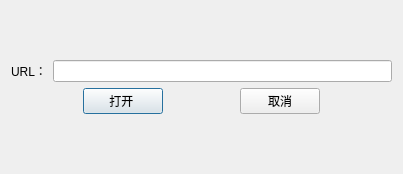
<?xml version="1.0" encoding="UTF-8"?>
<ui version="4.0">
 <class>LinkUrl</class>
 <widget class="QDialog" name="LinkUrl">
  <property name="geometry">
   <rect>
    <x>0</x>
    <y>0</y>
    <width>403</width>
    <height>174</height>
   </rect>
  </property>
  <property name="windowTitle">
   <string>Dialog</string>
  </property>
  <layout class="QGridLayout" name="gridLayout">
   <item row="0" column="0">
    <layout class="QVBoxLayout" name="verticalLayout">
     <item>
      <layout class="QHBoxLayout" name="horizontalLayout">
       <item>
        <widget class="QLabel" name="label">
         <property name="text">
          <string>URL：</string>
         </property>
        </widget>
       </item>
       <item>
        <widget class="QLineEdit" name="UrlEdit">
         <property name="minimumSize">
          <size>
           <width>300</width>
           <height>0</height>
          </size>
         </property>
        </widget>
       </item>
      </layout>
     </item>
     <item>
      <layout class="QHBoxLayout" name="horizontalLayout_2">
       <item>
        <spacer name="horizontalSpacer_2">
         <property name="orientation">
          <enum>Qt::Horizontal</enum>
         </property>
         <property name="sizeHint" stdset="0">
          <size>
           <width>40</width>
           <height>20</height>
          </size>
         </property>
        </spacer>
       </item>
       <item>
        <widget class="QPushButton" name="comfirmBt">
         <property name="text">
          <string>打开 </string>
         </property>
        </widget>
       </item>
       <item>
        <spacer name="horizontalSpacer">
         <property name="orientation">
          <enum>Qt::Horizontal</enum>
         </property>
         <property name="sizeHint" stdset="0">
          <size>
           <width>40</width>
           <height>20</height>
          </size>
         </property>
        </spacer>
       </item>
       <item>
        <widget class="QPushButton" name="cancelBt">
         <property name="text">
          <string>取消</string>
         </property>
        </widget>
       </item>
       <item>
        <spacer name="horizontalSpacer_3">
         <property name="orientation">
          <enum>Qt::Horizontal</enum>
         </property>
         <property name="sizeHint" stdset="0">
          <size>
           <width>40</width>
           <height>20</height>
          </size>
         </property>
        </spacer>
       </item>
      </layout>
     </item>
    </layout>
   </item>
  </layout>
 </widget>
 <resources/>
 <connections/>
</ui>
